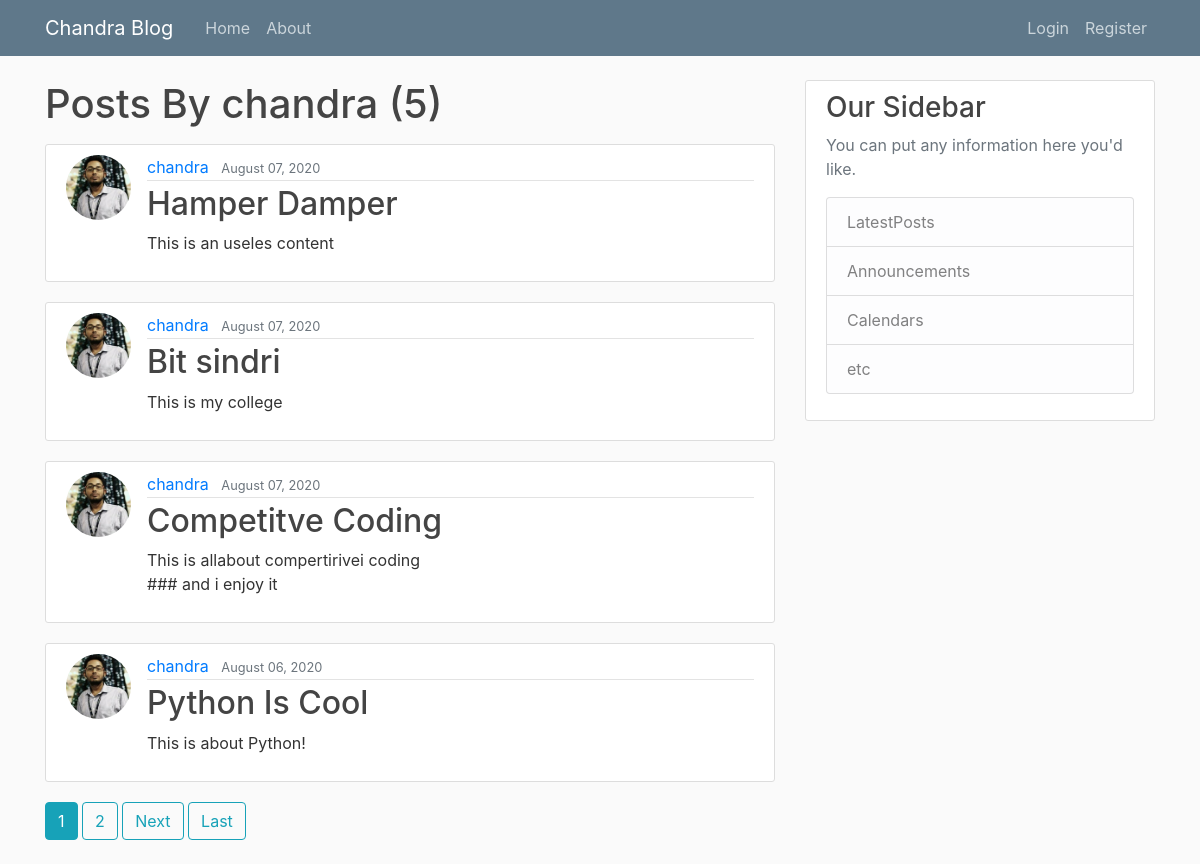
The app's page /user/chandra with its own data.
### blog/models.py (models this page shows, shortened)
class Post(models.Model):
    title = models.CharField(max_length=100)
    content = models.TextField()
    date_posted = models.DateTimeField(default=timezone.now)
    author = models.ForeignKey(User,on_delete=models.CASCADE)

### users/models.py (models this page shows, shortened)
class Profile(models.Model):
    user = models.OneToOneField(User, on_delete=models.CASCADE)
    image = models.ImageField(default='default.jpg',upload_to='profile_pics')

### blog/views.py (the view)
# urls.py: path('user/<str:username>', UserPostListView.as_view(), name='user-posts'),
class UserPostListView(ListView):
    model = Post
    template_name = 'blog/user_posts.html' # <app> / <model>_<viewtype>.html
    context_object_name = 'posts'
    paginate_by = 4
    def get_queryset(self):
        user = get_object_or_404(User,username = self.kwargs.get('username'))
        return Post.objects.filter(author = user).order_by('-date_posted')

### blog/templates/blog/user_posts.html (shortened to what this page needs)
{% extends "blog/base.html" %}
{% block chandra%}
    <h1 class="mb-3">Posts By {{view.kwargs.username}} ({{ page_obj.paginator.count }}) </h1>
    {% for post in posts %}
<article class="media content-section">
    <image class ="rounded-circle article-img" src="{{ post.author.profile.image.url}}"></image>
  <div class="media-body">
    <div class="article-metadata">
      <a class="mr-2" href="{% url 'user-posts' post.author.username %}">{{ post.author }}</a>
      <small class="text-muted">{{ post.date_posted | date:"F d, Y" }}</small>
    </div>
    <h2><a class="article-title" href="{% url 'post-detail' post.id %}">{{ post.title }}</a></h2>
    <p class="article-content">{{ post.content }}</p>
  </div>
</article>
    {% endfor %}
    {% if is_paginated %}
    {% for num in page_obj.paginator.page_range %}
        {% if page_obj.number == num %}
             <a class="btn btn-info mb-4" href="?page={{ num }}">{{ num }}</a>
        {% elif num > page_obj.number|add:'-3' and   num < page_obj.number|add:'3' %}
            <a class="btn btn-outline-info mb-4" href="?page={{ num }}">{{ num }}</a>
        {% endif %}
    {% endfor %}
    {% if page_obj.has_next %}
            <a class="btn btn-outline-info mb-4" href="?page={{ page_obj.next_page_number }}">Next</a>
            <a class="btn btn-outline-info mb-4" href="?page={{page.obj.paginator.num_pages }}">Last</a>
    {% endif %}
{% endif %}
{% endblock chandra %}

### blog/templates/blog/base.html (shortened to what this page needs)
{% load static %}
<!DOCTYPE html>
<html lang="en">
<head>
    <link rel="stylesheet" href="https://maxcdn.bootstrapcdn.com/bootstrap/4.0.0/css/bootstrap.min.css">
    <link rel ="stylesheet" , ,type ="text/css" href="{% static 'blog/main.css'%}">
</head>
<body>
        <header class="site-header">
  <nav class="navbar navbar-expand-md navbar-dark bg-steel fixed-top">
    <div class="container">
      <a class="navbar-brand mr-4" href="{% url 'blog-home' %}">Chandra Blog</a>
      <div class="collapse navbar-collapse" id="navbarToggle">
        <div class="navbar-nav mr-auto">
          <a class="nav-item nav-link" href="{% url 'blog-home'%}">Home</a>
          <a class="nav-item nav-link" href="{% url 'blog-about'%}">About</a>
        </div>
        <div class="navbar-nav">
            {% if user.is_authenticated %}
                <a class="nav-item nav-link" href="{% url 'post-create' %}">New Post</a>
                 <a class="nav-item nav-link" href="{% url 'logout' %}">Logout</a>
                  <a class="nav-item nav-link" href="{% url 'profile' %}">Pofile</a>
            {% else %}
              <a class="nav-item nav-link" href="{% url 'login' %}">Login</a>
              <a class="nav-item nav-link" href="{% url 'register' %}">Register</a>
            {% endif %}
        </div>
      </div>
    </div>
  </nav>
</header>
<main role="main" class="container">
  <div class="row">
    <div class="col-md-8">
      {% block chandra %}{% endblock %}
    </div>
    <div class="col-md-4">
      <div class="content-section">
        <h3>Our Sidebar</h3>
        <p class='text-muted'>You can put any information here you'd like.
          <ul class="list-group">
            <li class="list-group-item list-group-item-light"> LatestPosts</li>
            <li class="list-group-item list-group-item-light">Announcements</li>
            <li class="list-group-item list-group-item-light">Calendars</li>
            <li class="list-group-item list-group-item-light">etc</li>
          </ul>
        </p>
      </div>
    </div>
  </div>
</main>
</body>
</html>

### blog/static/blog/main.css (style rules this page uses)
body { background: #fafafa; color: #333333; margin-top: 5rem; }
h1, h2, h3, h4, h5, h6 { color: #444444; }
ul { margin: 0; }
.bg-steel { background-color: #5f788a; }
.site-header .navbar-nav .nav-link { color: #cbd5db; }
.content-section { background: #ffffff; padding: 10px 20px; border: 1px solid #dddddd; border-radius: 3px; margin-bottom: 20px; }
.article-title { color: #444444; }
.article-content { white-space: pre-line; }
.article-img { height: 65px; width: 65px; margin-right: 16px; }
.article-metadata { padding-bottom: 1px; margin-bottom: 4px; border-bottom: 1px solid #e3e3e3 }

### records on screen
Post: author.profile.image (picture), author "chandra", date_posted "August 07, 2020", title "Hamper Damper", content "This is an useles content"
Post: author.profile.image (picture), author "chandra", date_posted "August 07, 2020", title "Bit sindri", content "This is my college"
Post: author.profile.image (picture), author "chandra", date_posted "August 07, 2020", title "Competitve Coding", content "This is allabout compertirivei coding ### and i enjoy it"
Post: author.profile.image (picture), author "chandra", date_posted "August 06, 2020", title "Python Is Cool", content "This is about Python!"

### other values on screen
{{ view.kwargs.username }} "chandra"
{{ page_obj.paginator.count }} "5"
{{ num }} "1"
{{ num }} "2"
